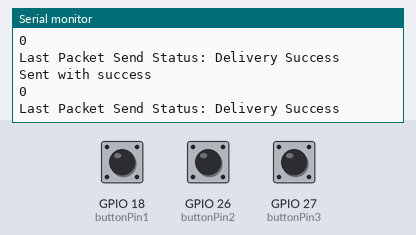
A sketch run on a simulated ESP32. Parts: the last lines printed to the serial monitor. Inputs (shaded band) come from the test bench; at power-on: GPIO 26 (buttonPin2) HIGH, GPIO 27 (buttonPin3) HIGH, GPIO 18 (buttonPin1) HIGH.

Above: at 1.2 s.
1.3 s: GPIO 26 (buttonPin2) pulled LOW for 0.15 s
At 1.51 s:
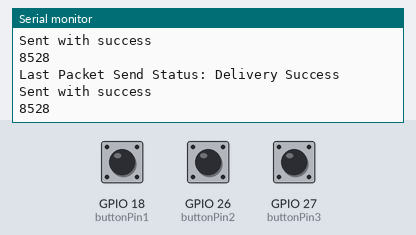
2.9 s: GPIO 27 (buttonPin3) pulled LOW for 0.15 s
At 3.62 s:
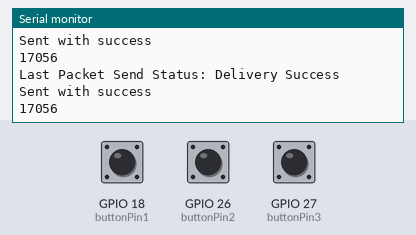
Timing chart, 0 to 5.9 s (numbered marks = the images above; inputs shaded):
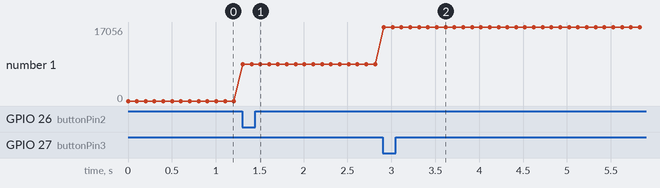

Measured:
- after the input at 1.3 s, the serial monitor: prints a new line at once (image 1)
- after the input at 2.9 s, the serial monitor: prints a new line at once (image 2)
- plotted number 1: 0 → 8528 after the input at 1.3 s, 8528 → 17056 after the input at 2.9 s

The sketch:

background_master.ino
```cpp
#include <esp_now.h>
#include <WiFi.h>

#define buttonPin1 18
#define buttonPin2 26
#define buttonPin3 27

#define accel 100
#define speed 200

uint8_t broadcastAddress[] = {0xcc, 0xdb, 0xa7, 0x3e, 0xe7, 0xec};

// CHANGE THIS (PLACEHOLDER)
const int button1Pos = 0;
const int button2Pos = 533;
const int button3Pos = 1066;

portMUX_TYPE synch = portMUX_INITIALIZER_UNLOCKED;

typedef struct struct_message {
  volatile int posToSend;
  int maxAccel;
  int maxSpeed;
} struct_message;

struct_message buttonMessage;

void onDataSent(const uint8_t *mac_addr, esp_now_send_status_t status) {
  Serial.print("Last Packet Send Status: ");
  Serial.println(status == ESP_NOW_SEND_SUCCESS ? "Delivery Success" : "Delivery Fail");
}

void IRAM_ATTR handleButton(int buttonPos) {
  portENTER_CRITICAL(&synch);
  buttonMessage.posToSend = buttonPos * 16;
  buttonMessage.maxAccel = accel;
  buttonMessage.maxSpeed = speed;
  portEXIT_CRITICAL(&synch);
}

void setup() {
  Serial.begin(115200);
  WiFi.mode(WIFI_STA);
  WiFi.disconnect();

  if (esp_now_init() != ESP_OK) {
    Serial.println("Error initializing ESP-NOW");
    return;
  }

  esp_now_register_send_cb(onDataSent);

  esp_now_peer_info_t peerInfo = {};
  memcpy(peerInfo.peer_addr, broadcastAddress, 6); //Changed to broadcast address, (second argument)
  peerInfo.channel = 0;
  peerInfo.encrypt = false;

  if (esp_now_add_peer(&peerInfo) != ESP_OK) {
    Serial.println("Failed to add peer");
    return;
  }

  pinMode(buttonPin1, INPUT_PULLUP);
  pinMode(buttonPin2, INPUT_PULLUP);
  pinMode(buttonPin3, INPUT_PULLUP);

  // atached interrupts here
  attachInterrupt(buttonPin1, [] { handleButton(button1Pos); }, FALLING);
  attachInterrupt(buttonPin2, [] { handleButton(button2Pos); }, FALLING);
  attachInterrupt(buttonPin3, [] { handleButton(button3Pos); }, FALLING);
}

void loop() {

    esp_err_t result = esp_now_send(broadcastAddress, (uint8_t *)&buttonMessage, sizeof(buttonMessage)); //Changed to broadcast Address (first argument)

    if (result == ESP_OK) {
      Serial.println("Sent with success");
    } else {
      Serial.println("Error sending the data");
    }

    Serial.println(buttonMessage.posToSend);

  vTaskDelay(100); // Small delay to prevent spamming
}
```
